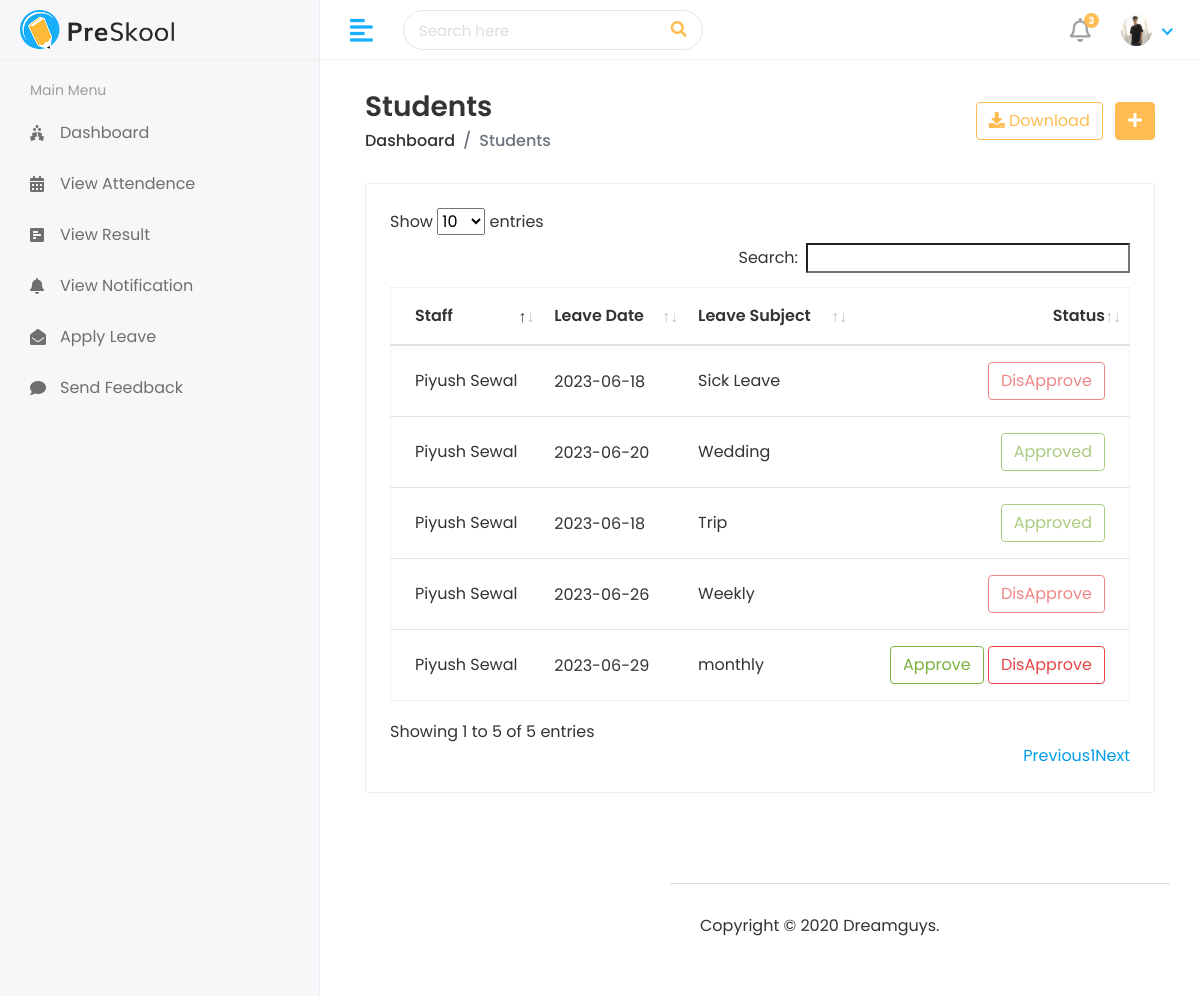
The app's page /Hod/Staff/Leave/View (signed in) with its own data.
### StudentApp/models.py (models this page shows, shortened)
class CustomUser(AbstractUser):
    user_type = models.CharField(choices=UserTypes , max_length=20 , default='Student' , null=True)
    username = models.CharField(max_length=44,null=True,unique=True)
    profile = models.ImageField(upload_to='media/profile_pic' , null=True , default='static/assets/img/profiles/avatar-01.jpg')

class StaffLeave(models.Model):
    staff_id = models.ForeignKey(Staff , on_delete=models.CASCADE)
    leavedate = models.DateField()
    message = models.TextField()
    status = models.IntegerField(default=0)
    created_at = models.DateTimeField(auto_now_add=True)
    updated_at = models.DateTimeField(auto_now=True)

class Staff(models.Model):
    admin = models.OneToOneField(CustomUser , on_delete=models.CASCADE)
    address = models.TextField()
    gender = models.CharField(max_length=100)
    datebirth = models.DateField( null= True , blank= True)
    created_at = models.DateTimeField(auto_now_add=True)
    updated_at = models.DateTimeField(auto_now=True)

### StudentApp/HodViews.py (the view)
# urls.py: path('Hod/Staff/Leave/View' , HodViews.StaffLeaveView , name='StaffLeaveView'),
@login_required(login_url= '/')
def StaffLeaveView(request):
    ApplyLeaveStaff = StaffLeave.objects.all()
    Context = {
        'Applyleave':ApplyLeaveStaff ,
    }
    return render(request , 'Hod/ViewStaffLeave.html' , Context)

### templates/Hod/ViewStaffLeave.html
{% extends 'base.html' %}
{% block content %}
<div class="content container-fluid">
    <div class="page-header">
       <div class="row align-items-center">
          <div class="col">
             <h3 class="page-title">Students</h3>
             <ul class="breadcrumb">
                <li class="breadcrumb-item"><a href="index.html">Dashboard</a></li>
                <li class="breadcrumb-item active">Students</li>
             </ul>
          </div>
          <div class="col-auto text-right float-right ml-auto">
             <a href="#" class="btn btn-outline-primary mr-2"><i class="fas fa-download"></i> Download</a>
             <a href="add-student.html" class="btn btn-primary"><i class="fas fa-plus"></i></a>
          </div>
       </div>
    </div>
    <div class="row">
       <div class="col-sm-12">
          <div class="card card-table">
             <div class="card-body">
                <div class="table-responsive">
                   <table  id="table_id" class="table table-hover table-center mb-0 ">
                      <thead>
                         <tr>
                            <th>Staff</th>
                            <th>Leave Date</th>
                            <th>Leave Subject</th>
                            <th class="text-right">Status</th>
                         </tr>
                      </thead>
                      <tbody>
                        {% for i in Applyleave %}
                         <tr>
                            <td>{{i.staff_id.admin.first_name}} {{i.staff_id.admin.last_name}}</td>
                            <td>
                               <h2 class="table-avatar">
                                  <a href="student-details.html">{{i.leavedate | title}}</a>
                               </h2>
                            </td>
                            <td>{{i.message}}</td>
                            <td class="text-right">
                               <div class="actions">
                                  {% if i.status == 0 %}
                                  <a href="{% url 'StaffLeaveApproved' i.id   %}" class="btn btn-outline-success">Approve</a>
                                  <a href="{% url 'StaffLeaveDisApproved' i.id  %}" class="btn btn-outline-danger">DisApprove</a>
                                  {% elif i.status == 1 %}
                                  <button class="btn btn-outline-success" disabled> Approved </button>
                                  {% else %}
                                  <button class="btn btn-outline-danger" disabled> DisApprove </button>
                                  {%endif %}
                            </td>
                         </tr>
                        {% endfor %}
                      </tbody>
                   </table>
                </div>
             </div>
          </div>
       </div>
    </div>
 </div>
{% endblock %}

### templates/includes/header.html (shortened to what this page needs)
{% load static %}
<div class="header">
    <div class="header-left">
       <a href="index.html" class="logo">
       <img src="{% static 'assets/img/logo.png' %}" alt="Logo">
       </a>
    </div>
    <a href="javascript:void(0);" id="toggle_btn">
    <i class="fas fa-align-left"></i>
    </a>
    <div class="top-nav-search">
       <form>
          <input type="text" class="form-control" placeholder="Search here">
          <button class="btn" type="submit"><i class="fas fa-search"></i></button>
       </form>
    </div>
    <ul class="nav user-menu">
       <li class="nav-item dropdown noti-dropdown">
          <a href="#" class="dropdown-toggle nav-link" data-toggle="dropdown">
          <i class="far fa-bell"></i> <span class="badge badge-pill">3</span>
          </a>
       </li>
       <li class="nav-item dropdown has-arrow">
          <a href="#" class="dropdown-toggle nav-link" data-toggle="dropdown">
            {% if not user.profile.url is None and not user.profile.url is "" %}
            <span class="user-img"><img class="rounded-circle" src="{{user.profile.url}}" width="31" alt="Ryan Taylor"></span>
            {% else %}
            <span class="user-img"><img class="rounded-circle" src="{% static 'assets/img/profiles/avatar-01.jpg' %}" width="31" alt="Ryan Taylor"></span>
            {% endif %}
          </a>
       </li>
    </ul>
 </div>

### templates/base.html (style rules this page uses)
* { font-family: 'Poppins' , 'sans-serif'; }

### records on screen
CustomUser: profile (picture)
StaffLeave: staff_id.admin.first_name "Piyush", staff_id.admin.last_name "Sewal", leavedate "2023-06-18", message "Sick Leave", status "DisApprove"
StaffLeave: staff_id.admin.first_name "Piyush", staff_id.admin.last_name "Sewal", leavedate "2023-06-20", message "Wedding", status "Approved"
StaffLeave: staff_id.admin.first_name "Piyush", staff_id.admin.last_name "Sewal", leavedate "2023-06-18", message "Trip", status "Approved"
StaffLeave: staff_id.admin.first_name "Piyush", staff_id.admin.last_name "Sewal", leavedate "2023-06-26", message "Weekly", status "DisApprove"
StaffLeave: staff_id.admin.first_name "Piyush", staff_id.admin.last_name "Sewal", leavedate "2023-06-29", message "monthly", status "Approve"
